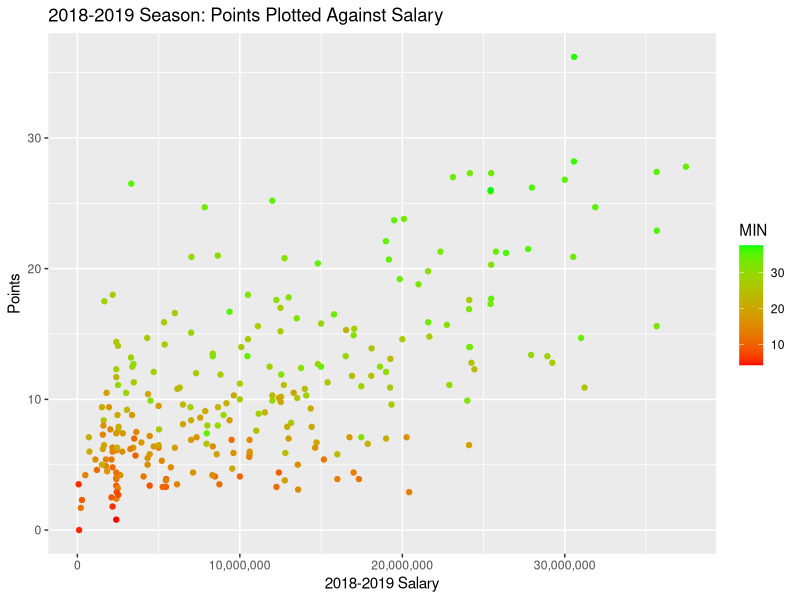

Recreate this plot in R.
## ---- chunk 1
knitr::opts_chunk$set(echo = TRUE)
## ---- chunk 2
summary(cars)
## ---- chunk 3
players1819 <- read.csv(file = "players18-19.csv", header = TRUE)
players1718 <- read.csv(file = "players17-18.csv", header = TRUE)
players1617 <- read.csv(file = "players16-17.csv", header = TRUE)
players1516 <- read.csv(file = "players15-16.csv", header = TRUE)
## ---- chunk 4
salary1819 <- read.csv(file = "18-19_salary.csv", header = TRUE)
salary1718 <- read.csv(file = "17-18_salary.csv", header = TRUE)
salary1617 <- read.csv(file = "16-17_salary.csv", header = TRUE)
salary1516 <- read.csv(file = "15-16_salary.csv", header = TRUE)
## ---- chunk 5
#merge concactenates two dataframes together by values in a certain row or column.
df_salary <- merge(salary1516, salary1617, by.x = "Player", by.y = "Player")
df_salary <- merge(df_salary, salary1718, by.x = "Player", by.y = "Player")
df_salary <- merge(df_salary, salary1819, by.x = "Player", by.y = "Player")

#rm removes dataframes and vectors from our local working environment.
#rm(salary1516, salary1617, salary1718, salary1819)
## ---- chunk 6
names(df_salary) <- c("Player", "y1516", "y1617", "y1718", "y1819")

df_salary$Player <- as.character(df_salary$Player)

df_salary$y1516 = as.numeric(gsub("[\\$,]", "", as.character(df_salary$y1516)))
df_salary$y1617 = as.numeric(gsub("[\\$,]", "", as.character(df_salary$y1617)))
df_salary$y1718 = as.numeric(gsub("[\\$,]", "", as.character(df_salary$y1718)))
df_salary$y1819 = as.numeric(gsub("[\\$,]", "", as.character(df_salary$y1819)))

df_salary$Player = trimws(df_salary$Player)
## ---- chunk 7
head(df_salary)
## ---- chunk 8
require(ggplot2)
require(scales)
data1819 <- merge(df_salary, players1819, by.x = "Player", by.y = "PLAYER")

p <- ggplot(data = data1819, aes(x = y1819, y = PTS, colour = MIN))
p + scale_x_continuous(labels = comma) + xlab("2018-2019 Salary") + 
  ylab("Points") + ggtitle("2018-2019 Season: Points Plotted Against Salary") + 
  scale_color_gradient(low="red", high="green") + geom_point()
